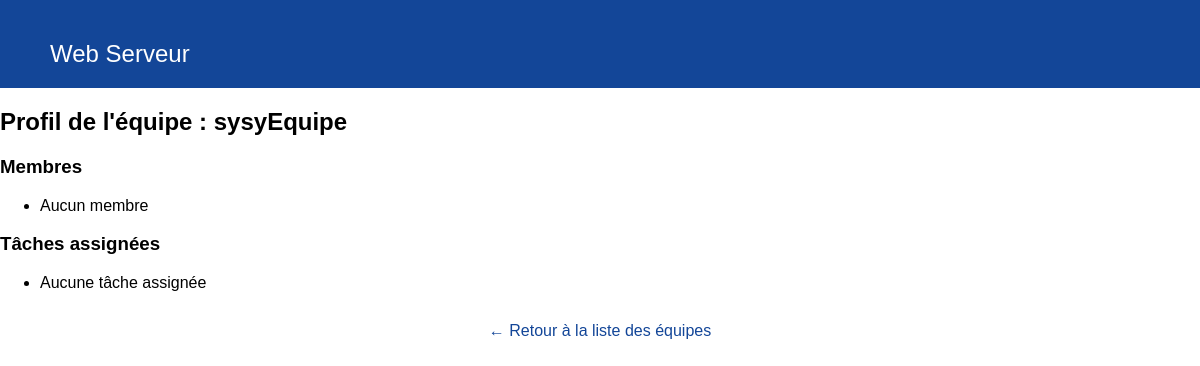
Page /team/1/ (signed in) on the earlier database version.
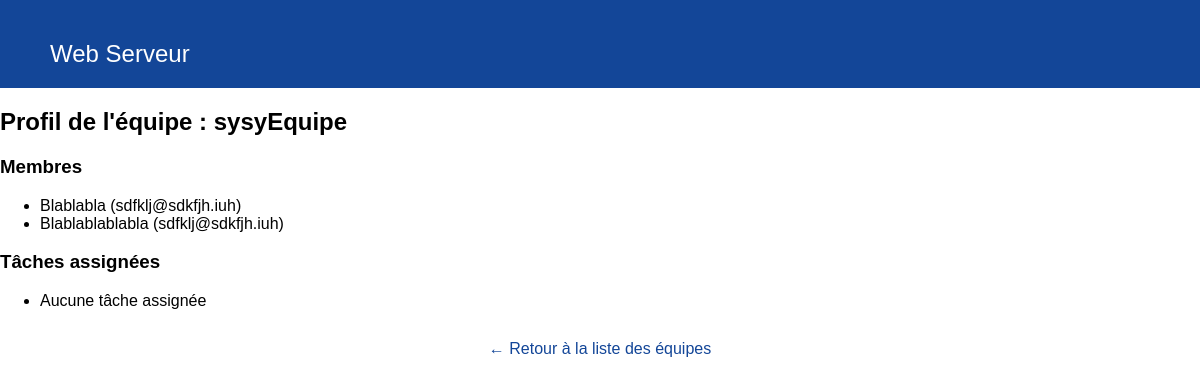
Same page on the later database version.
### tasks/models.py (models this page shows)
class User(AbstractUser):
    USERNAME_FIELD='username'
    description = models.CharField(max_length=200)

### tasks/views.py (the view)
# urls.py: path('team/<int:team_id>/',views.team_profile_view, name='teamProfile')
@login_required
def team_profile_view(request, team_id):
    team = get_object_or_404(Team, id=team_id)
    tasks = team.task_list.all()
    members = team.members.all()
    return render(request, 'tasks/team_profile.html', {'team': team, 'tasks': tasks, 'members': members})

### tasks/templates/tasks/team_profile.html (shortened to what this page needs)
<!DOCTYPE html>
<html lang="fr">
<head>
    {% load static %}
    <link rel="stylesheet" href="{% static 'styles.css' %}">
</head>
<body>
    <nav class="navbar">
        <div class="navbar-left">
            <div class="navbar-right">
                <a href="{% url 'home' %}">Web Serveur</a>
            </div>
        </div>
    </nav>
{% block content %}
  <h2>Profil de l'équipe : {{ team.name }}</h2>
  <h3>Membres</h3>
  <ul>
    {% for member in members %}
      <li>{{ member.username }} ({{ member.email }})</li>
    {% empty %}
      <li>Aucun membre</li>
    {% endfor %}
  </ul>
  <h3>Tâches assignées</h3>
  <ul>
    {% for task in tasks %}
      <li>{{ task.title }} - {{ task.statut }}</li>
    {% empty %}
      <li>Aucune tâche assignée</li>
    {% endfor %}
  </ul>
  <a class="btn" href="{% url 'listTeam' %}">← Retour à la liste des équipes</a>
{% endblock %}

Differences in the rows shown:
now on this page (row unchanged): User: username "Blablabla", email "sdfklj@sdkfjh.iuh"
added User: username "Blablablablabla", email "sdfklj@sdkfjh.iuh"
Other differences:
text no longer shown: "Aucun membre"
